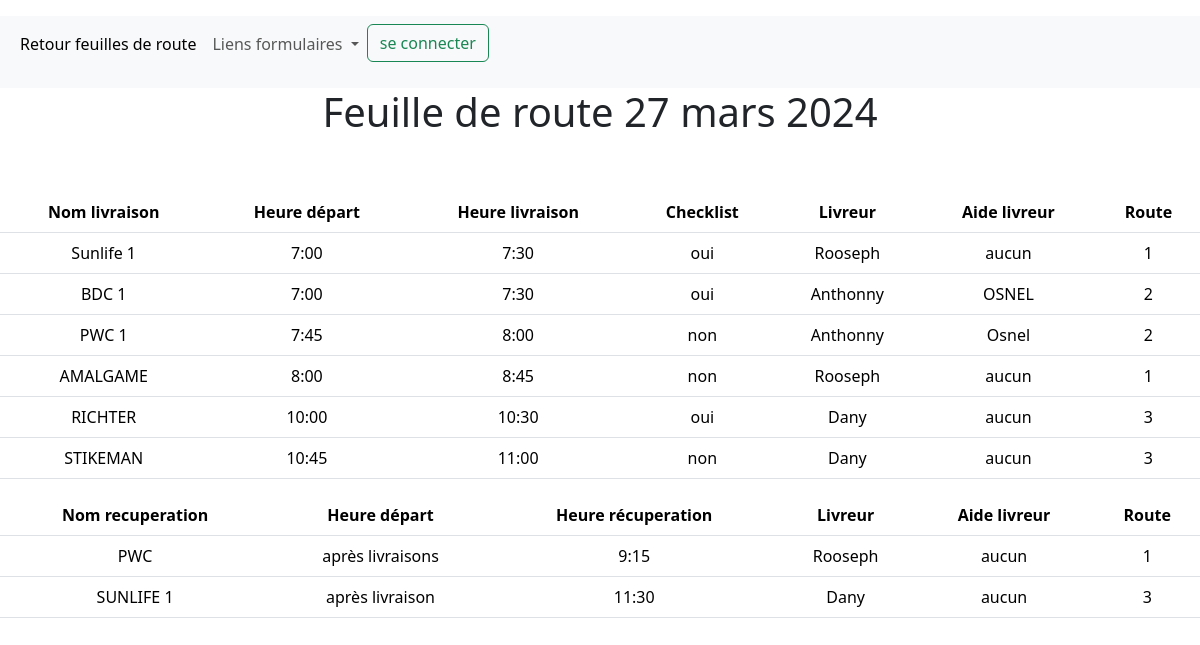
The page /journee/1/ on the database as committed earlier.
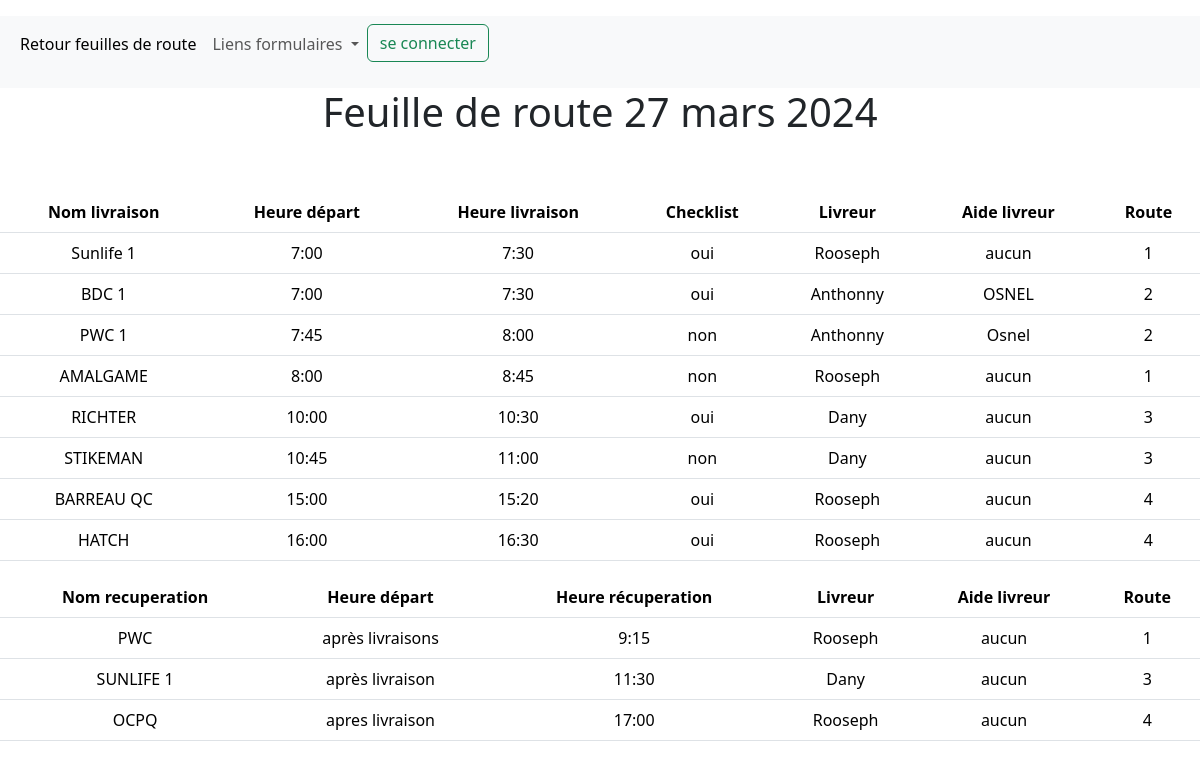
The same page on the database as committed later.
### listings/models.py (models this page shows, shortened)
class Journee(models.Model):
     nom = models.fields.CharField(max_length=100)
     date = models.DateField()

class Livraison(models.Model):
    nom = models.fields.CharField(max_length=100)
    route = models.fields.CharField(max_length=100)
    heure_depart = models.fields.CharField(max_length=100)
    heure_livraison = models.fields.CharField(max_length=100)
    client = models.ForeignKey(Client, null=True, on_delete=models.SET_NULL)
    date = models.fields.DateField()
    commentaire = models.fields.CharField(max_length=100)
    details_commande = models.FileField(upload_to='media/commandesdetail/')
    status = models.fields.CharField(max_length=100)
    livreur = models.ForeignKey(Livreur, null=True, on_delete=models.SET_NULL)
    journee = models.ForeignKey(Journee, null=True, on_delete=models.SET_NULL)
    aidelivreur = models.fields.CharField(max_length=100)
    checklist = models.fields.CharField(max_length =3)

class Livreur(models.Model):
        nom = models.fields.CharField(max_length=100)
        user = models.OneToOneField(User, null=True, on_delete=models.CASCADE)

class Recuperation(models.Model):
    nom = models.fields.CharField(max_length=100)
    route = models.fields.CharField(max_length=100)
    heure_depart = models.fields.CharField(max_length=100)
    heure_livraison = models.fields.CharField(max_length=100)
    client = models.ForeignKey(Client, null=True, on_delete=models.SET_NULL)
    date = models.fields.DateField()
    commentaire = models.fields.CharField(max_length=100)
    details_commande = models.FileField(upload_to='commandesdetail/')
    status = models.fields.CharField(max_length=100)
    livreur = models.ForeignKey(Livreur, null=True, on_delete=models.SET_NULL)
    journee = models.ForeignKey(Journee, null=True, on_delete=models.SET_NULL)
    aidelivreur = models.fields.CharField(max_length=100)

### listings/views.py (the view)
# urls.py: path('journee/<int:id>/', views.journee_detail, name='journee-detail'),
def journee_detail(request, id):  # notez le paramètre id supplémentaire
   journee = Journee.objects.get(id=id)
   livreurs = Livreur.objects.all()
   livraisons  = Livraison.objects.all()
   recuperations = Recuperation.objects.all()
   return render(request,
          'listings/journee_detail.html',
          context={'journee': journee ,'livraisons': livraisons, 'livreurs':livreurs, 'recuperations' : recuperations}) # nous passons l'id au modèle

### listings/templates/listings/journee_detail.html (shortened to what this page needs)
{% extends 'listings/base.html' %}
{% block content %}
<nav class="navbar navbar-expand-lg bg-body-tertiary">
    <div class="container-fluid">
      <div class="collapse navbar-collapse" id="navbarSupportedContent">
        <ul class="navbar-nav me-auto mb-2 mb-lg-0">
          <li class="nav-item">
            <p><a class="nav-link active" href="{% url 'journees-list'  %}"  aria-current="page">Retour feuilles de route</a></p>
          </li>
          <li class="nav-item dropdown">
            <a class="nav-link dropdown-toggle" href="#" role="button" data-bs-toggle="dropdown" aria-expanded="false">
                Liens formulaires
            </a>
            <li class="nav-item">
                <div>
                  <p>{% if user.is_authenticated %}
                      <form action="{% url 'logout' %}" method="post">
                          {% csrf_token %}
                          <button type="submit" class="btn btn-outline-danger">se déconnecter</button>
                      </form>
                      {% else %}
                          <a href="{% url 'login' %}" class="btn btn-outline-success" >se connecter</a>
                      {% endif %}</p>
                  </div>
              </li>
          </li>
        </ul>
      </div>
    </div>
  </nav>
<div style="text-align: center;">
<h1>Feuille de route {{journee.nom}}</h1>
<br>
<br>
<table class="table">
    <thead class="thead-dark">
      <tr>
        <th scope="col">Nom livraison</th>
        <th scope="col">Heure départ</th>
        <th scope="col">Heure livraison</th>
        <th scope="col">Checklist</th>
        <th scope="col">Livreur</th>
        <th scope="col">Aide livreur</th>
        <th scope="col">Route</th>
      </tr>
    </thead>
    <tbody>
        {% for livraison in livraisons %}
        {% if livraison.date == journee.date %}
      <tr>
        <td>{{livraison.nom}}</td>
        <td>{{ livraison.heure_depart }}</td>
        <td>{{ livraison.heure_livraison }}</td>
        <td>{{ livraison.checklist }}</td>
        <td>{{livraison.livreur.nom}}</td>
        <td>{{livraison.aidelivreur}}</td>
        <td>{{ livraison.route }}</td>
        {% endif %}
      {% endfor %}
    </tbody>
  </table>
  <table class="table">
    <thead class="thead-dark">
      <tr>
        <th scope="col">Nom recuperation</th>
        <th scope="col">Heure départ</th>
        <th scope="col">Heure récuperation</th>
        <th scope="col">Livreur</th>
        <th scope="col">Aide livreur</th>
        <th scope="col">Route</th>
      </tr>
    </thead>
    <tbody>
      {% for recuperation in recuperations %}
        {% if recuperation.date == journee.date %}
      <tr>
        <td>{{recuperation.nom}}</td>
        <td>{{ recuperation.heure_depart }}</td>
        <td>{{ recuperation.heure_livraison }}</td>
        <td>{{recuperation.livreur.nom}}</td>
        <td>{{recuperation.aidelivreur}}</td>
        <td>{{ recuperation.route }}</td>
        {% endif %}
      {% endfor %}
    </tbody>
  </table>
</div>
{% endblock %}

### listings/templates/listings/base.html (shortened to what this page needs)
<!DOCTYPE html>
<html lang="en">
<head>
    <link href="https://cdn.jsdelivr.net/npm/bootstrap@5.3.3/dist/css/bootstrap.min.css" rel="stylesheet">
</head>
<body>
    {% block content %}
    {% endblock %}
</body>
</html>

Rows that differ between the two databases and show on the page:
added Livraison: nom "BARREAU QC", heure_depart "15:00", heure_livraison "15:20", checklist "oui", livreur.nom "Rooseph", aidelivreur "aucun", route "4"
added Livraison: nom "HATCH", heure_depart "16:00", heure_livraison "16:30", checklist "oui", livreur.nom "Rooseph", aidelivreur "aucun", route "4"
added Recuperation: nom "OCPQ", heure_depart "apres livraison", heure_livraison "17:00", livreur.nom "Rooseph", aidelivreur "aucun", route "4"
